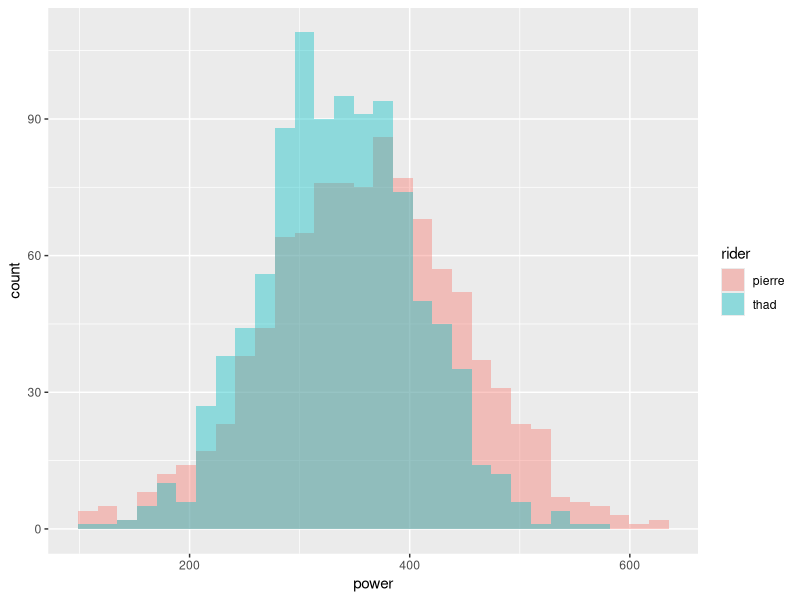
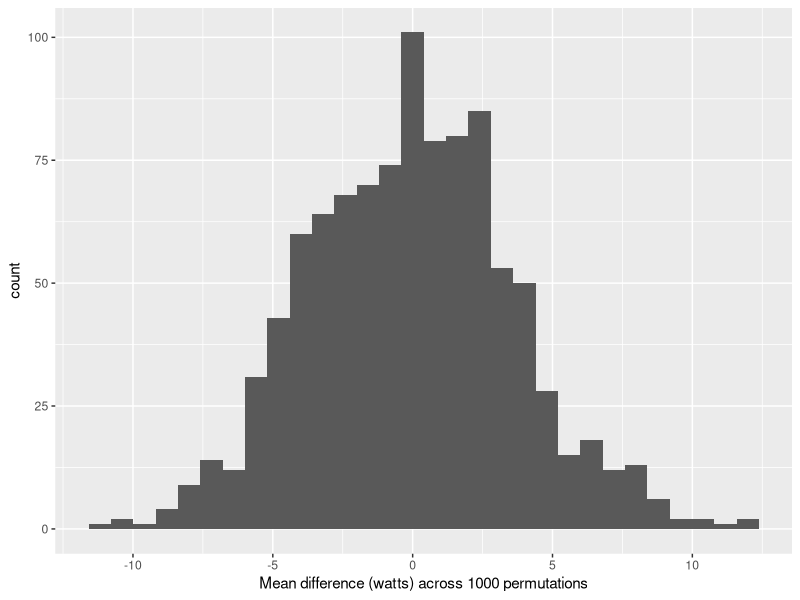

Source code (R) for these figures, in order:
## ---- chunk 1
#load ggplot
library(ggplot2)

#set seed for reproducibility
set.seed(2^5)

#create fake cycling power data
pierre <- rnorm(1000, 360, sd=90)
thad <- rnorm(1000, 340, sd=70)
## ---- chunk 2
#plot the histgrams
df <- data.frame(power=c(pierre, thad), rider=c(rep("pierre", 1000), rep("thad", 1000)))
ggplot(df, aes(power, fill=rider)) +
  geom_histogram(alpha = 0.4, position="identity")

#observed mean difference
mean_diff <- round(mean(pierre) - mean(thad))
## ---- chunk 3
#function to permute and find mean difference
permute_fxn <- function(i){
  rows <- rnorm(1000)>0
  p_permute <- c(pierre[!rows], thad[rows])
  t_permute <- c(thad[!rows], pierre[rows])
  mean(p_permute) - mean(t_permute)
}

#run permutation fxn to generate mean difference distribution
diff_permute <- sapply(1:1000, permute_fxn)
## ---- chunk 4
#plot the distribution of mean difference
df_permute <- data.frame(permute=diff_permute)
ggplot(df_permute, aes(permute)) +
  geom_histogram() +
  xlab("Mean difference (watts) across 1000 permutations")

#mean difference 95%
diff_range <- round(quantile(diff_permute, probs = c(0.025, 0.975)), 1)
